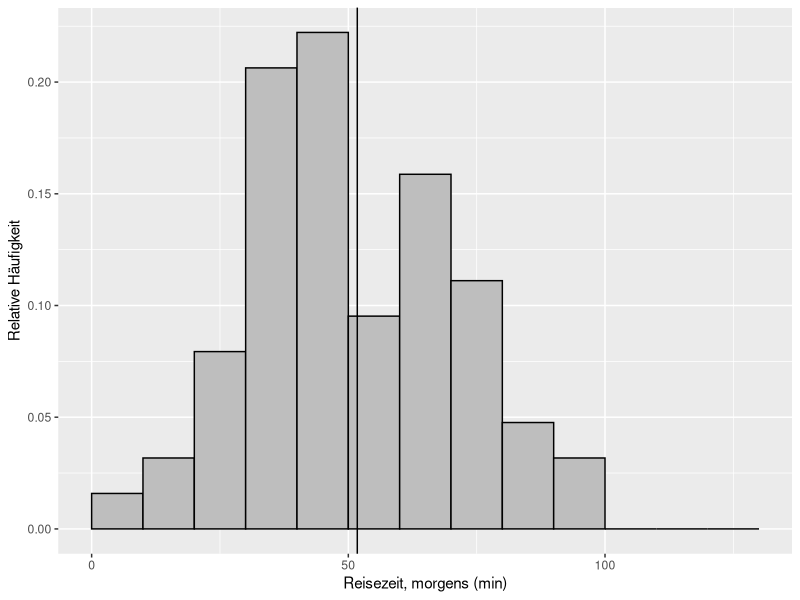
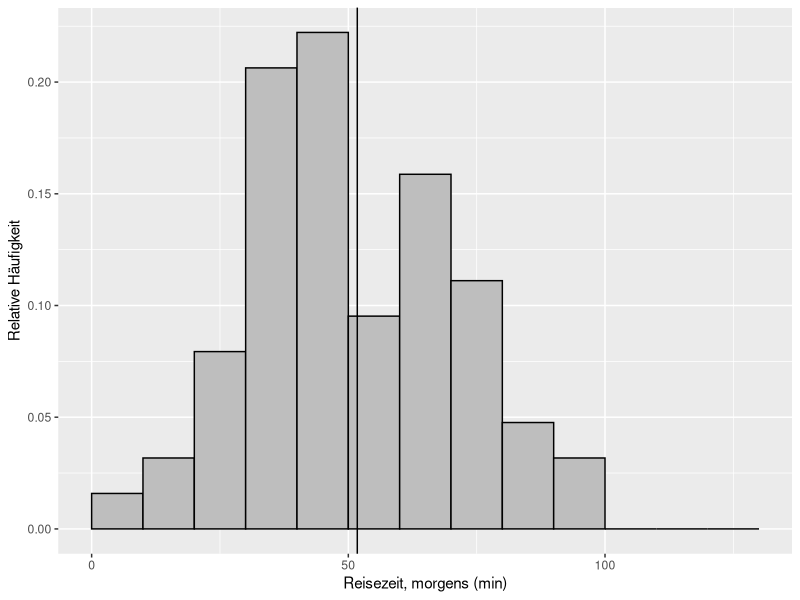
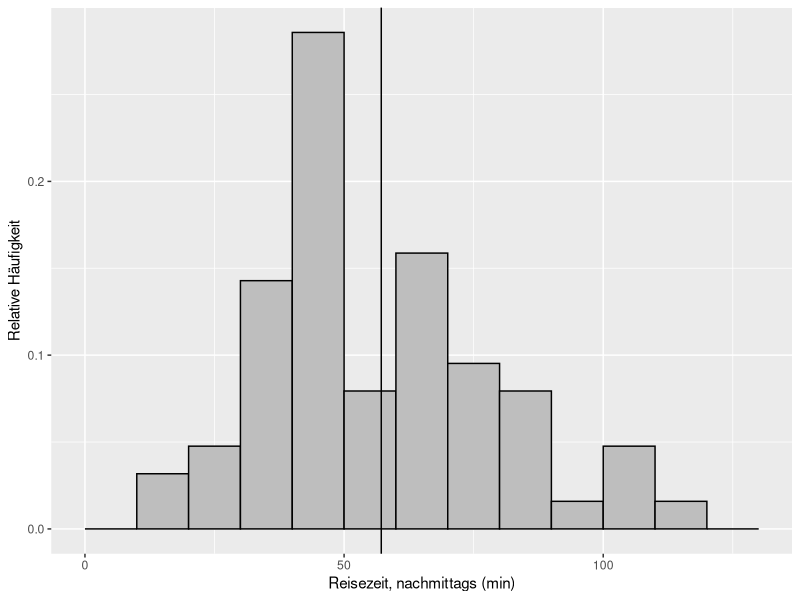
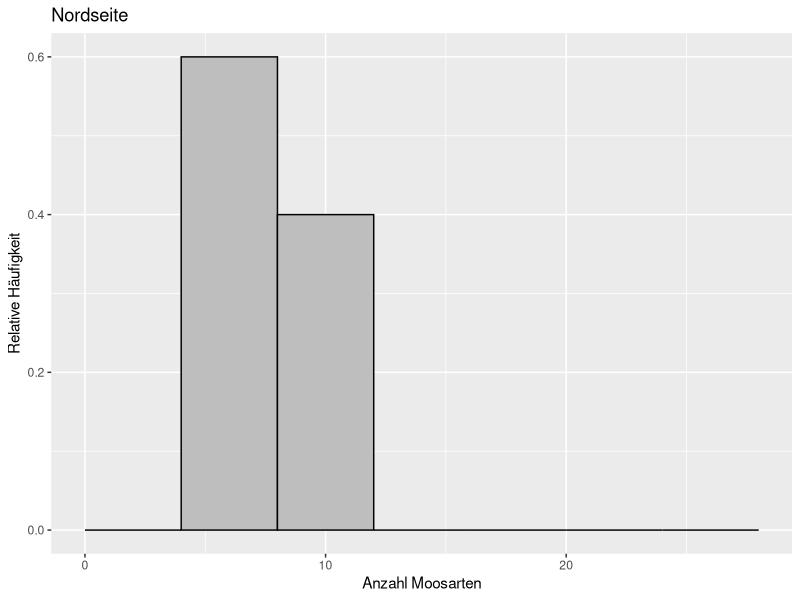
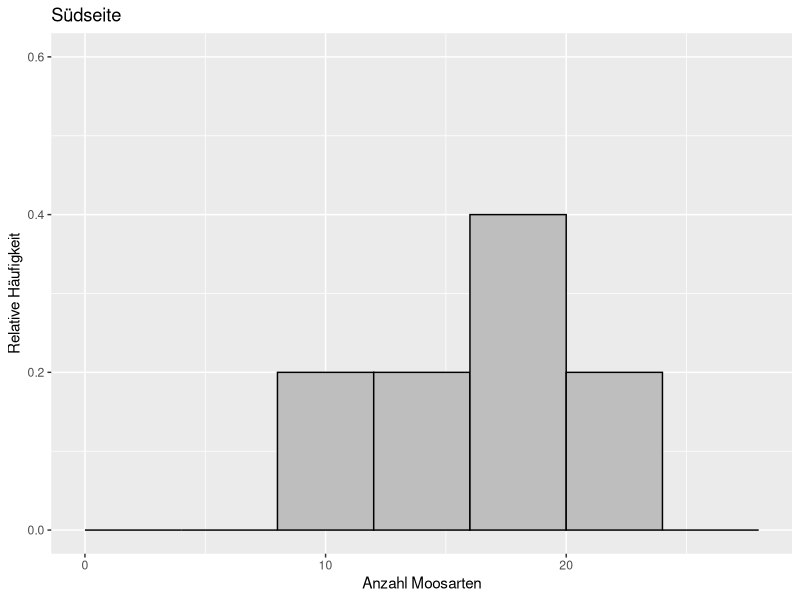
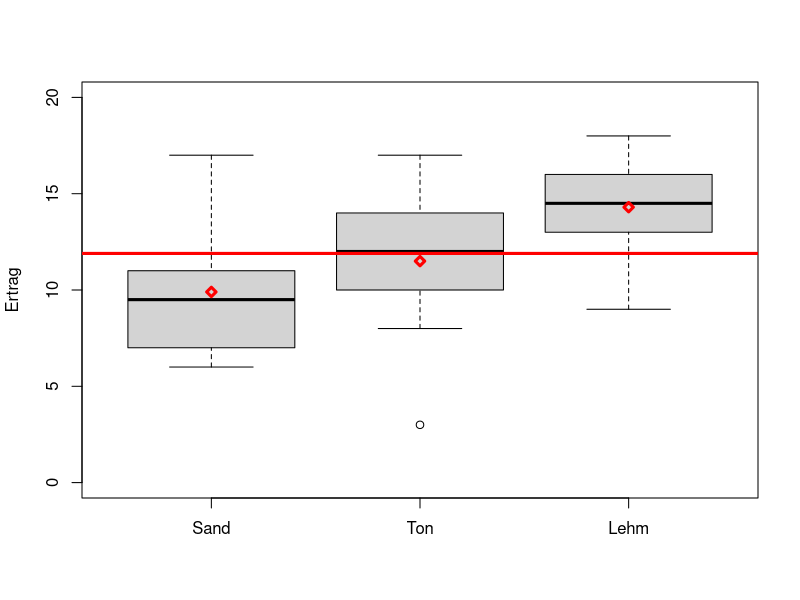
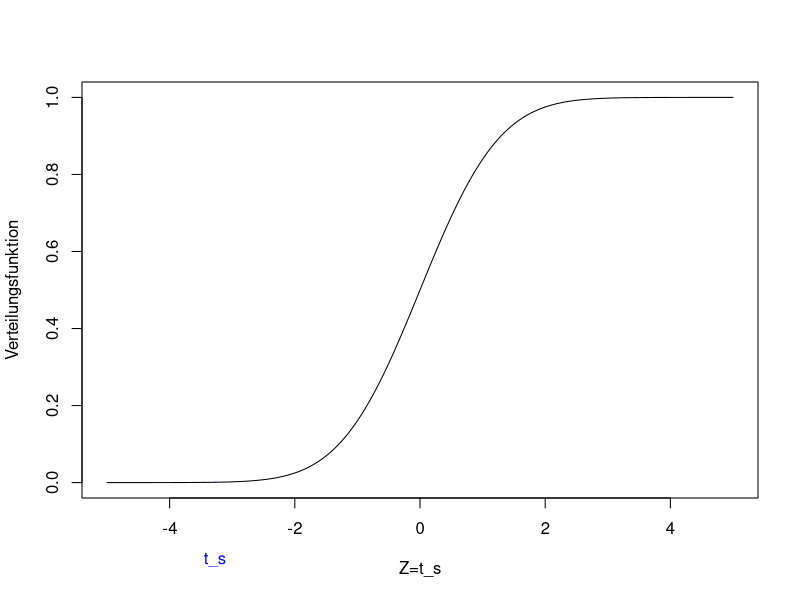
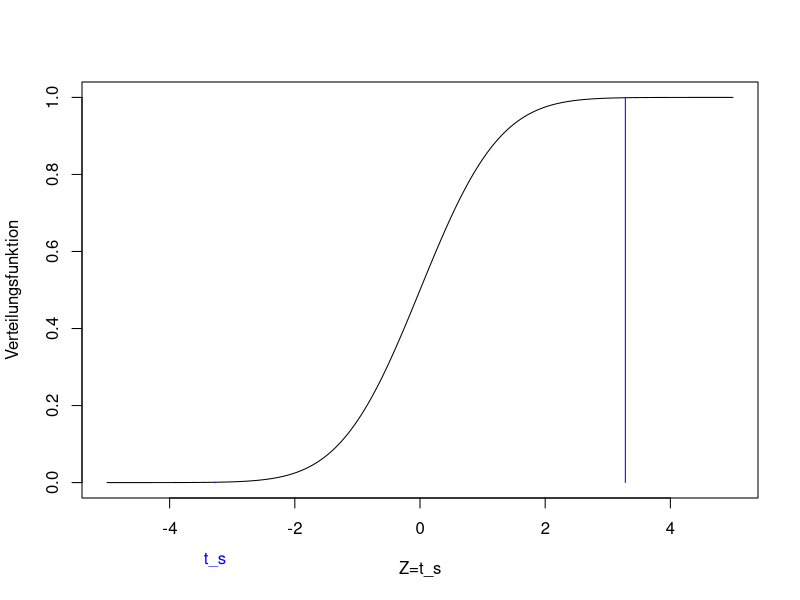

Write the R code that produced these figures, in order. (Note: this script raises an error after producing the figures.)
## ---- chunk 1
# Paket laden, das für das Einlesen von xlsx gebraucht wird
library(readxl)
library(ggplot2)
# Daten einlesen
reisedat <- read_excel("data/Daten_Distanz_Reisezeit_2025.xlsx", na = "-999")
# in data.frame umwandeln
reisedat <- as.data.frame(reisedat)
## ---- chunk 2
# Histogramm
ggplot(reisedat, aes(x=zeit_morgens)) +
  geom_histogram(aes(y=after_stat(count/sum(count))), breaks=seq(0, 130, 10), colour="black", fill="grey") +
  geom_vline(xintercept=mean(reisedat$zeit_morgens, na.rm=TRUE)) +
  xlab("Reisezeit, morgens (min)") +
  ylab("Relative Häufigkeit")
## ---- chunk 3
ggplot(reisedat, aes(x=zeit_morgens)) +
  geom_histogram(aes(y=after_stat(count/sum(count))), breaks=seq(0, 130, 10), colour="black", fill="grey") +
  geom_vline(xintercept=mean(reisedat$zeit_morgens, na.rm=TRUE)) +
  xlab("Reisezeit, morgens (min)") +
  ylab("Relative Häufigkeit")
ggplot(reisedat, aes(x=zeit_nachmittags)) +
  geom_histogram(aes(y=after_stat(count/sum(count))), breaks=seq(0, 130, 10), colour="black", fill="grey") +
  geom_vline(xintercept=mean(reisedat$zeit_nachmittags, na.rm=TRUE)) +
  xlab("Reisezeit, nachmittags (min)") +
  ylab("Relative Häufigkeit")
## ---- chunk 4
# Daten aus Dormannn (2013), S. 190
moosdat = data.frame(s=c(5,8,7,9,9), n=c(12,23,15,18,20))
# Histogramme
ggplot(moosdat, aes(x=s)) +
  geom_histogram(aes(y=after_stat(count/sum(count))), breaks=seq(0, 28, 4), colour="black", fill="grey") +
  ylim(0,0.6) +
  ggtitle("Nordseite") +
  xlab("Anzahl Moosarten") +
  ylab("Relative Häufigkeit")
ggplot(moosdat, aes(x=n)) +
  geom_histogram(aes(y=after_stat(count/sum(count))), breaks=seq(0, 28, 4), colour="black", fill="grey") +
  ylim(0,0.6) +
  ggtitle("Südseite") +
  xlab("Anzahl Moosarten") +
  ylab("Relative Häufigkeit")
## ---- chunk 5
# Daten aus Crawley (2012)
ertrag <- read.table("data/yields.txt",header=T)
names(ertrag) <- c("Sand", "Ton", "Lehm")
# Mittelwerte per Bodenart
mu_j <- sapply(list(ertrag$Sand,ertrag$Ton,ertrag$Lehm),mean)
# Gesamtmittelwert
mu <- mean(mu_j)
# Boxplots der Erträge per Bodenart
boxplot(ertrag, ylim = c(0, 20), ylab = "Ertrag")
abline(h = mu, lwd = 3, col = "red")
points(seq(1,3), mu_j, pch = 23, lwd = 3, col = "red")
## ---- chunk 6
# Mittelwert
# na.rm=TRUE ignoriert NAs
xbar <- mean(reisedat$zeit_morgens, na.rm=TRUE)
xbar
# Vergleichswert
mu0 <- 60
# Standardabweichung
# na.rm=TRUE ignoriert NAs
s <- sd(reisedat$zeit_morgens, na.rm=TRUE)
s
# Stichprobenumfang
# !is.na(reisedat$zeit_morgens) verweist auf die Werte, die nicht NA sind
n <- length(reisedat$zeit_morgens[!is.na(reisedat$zeit_morgens)])
n
# Teststatistik
ts <- (xbar - mu0) / s * sqrt(n)
ts
## ---- chunk 7
plot(seq(-5,5,0.01), pt(seq(-5,5,0.01), n-1), ylim=c(0,1), type='l',
     xlab='Z=t_s', ylab='Verteilungsfunktion')
lines(c(1, 1)*ts, c(0, pt(ts, n-1)), col='blue')
text(ts,-0.2,"t_s", col="blue", xpd=TRUE)
## ---- chunk 8
pt(ts, n-1)
## ---- chunk 9
plot(seq(-5,5,0.01), pt(seq(-5,5,0.01), n-1), ylim=c(0,1), type='l',
     xlab='Z=t_s', ylab='Verteilungsfunktion')
lines(c(1, 1)*ts, c(0, pt(ts, n-1)), col='blue')
lines(c(1, 1)*(-ts), c(0, pt(-ts, n-1)), col='blue')
text(ts,-0.2,"t_s", col="blue", xpd=TRUE)
## ---- chunk 10
2*(1-pt(abs(ts),n-1))
## ---- chunk 11
ts <- (xbar - 45) / s * sqrt(n)
ts
## ---- chunk 12
plot(seq(-5,5,0.01), pt(seq(-5,5,0.01), n-1), ylim=c(0,1), type='l',
     xlab='Z=t_s', ylab='Verteilungsfunktion')
lines(c(1, 1)*ts, c(0, pt(ts, n-1)), col='blue')
text(ts,-0.2,"t_s", col="blue", xpd=TRUE)
## ---- chunk 13
1-pt(ts, n-1)
## ---- chunk 14
# Mittelwerte
# na.rm=TRUE ignoriert NAs
xbar1 <- mean(reisedat$zeit_morgens, na.rm=TRUE)
xbar1
xbar2 <- mean(reisedat$zeit_nachmittags, na.rm=TRUE)
xbar2
# Varianzen
var1 <- var(reisedat$zeit_morgens, na.rm=TRUE)
var1
var2 <- var(reisedat$zeit_nachmittags, na.rm=TRUE)
var2
# Stichprobenumfänge
# !is.na() verweist auf die Werte, die nicht NA sind
n1 <- length(reisedat$zeit_morgens[!is.na(reisedat$zeit_morgens)])
n1
n2 <- length(reisedat$zeit_nachmittags[!is.na(reisedat$zeit_nachmittags)])
n2
# Teststatistik
ts <- (xbar1 - xbar2) / sqrt(var1 / n1 + var2 / n2)
ts
## ---- chunk 15
plot(seq(-5,5,0.01), pt(seq(-5,5,0.01), n1+n2-2), ylim=c(0,1), type='l',
     xlab='Z=t_s', ylab='Verteilungsfunktion')
lines(c(1, 1)*ts, c(0, pt(ts, n1+n2-2)), col='blue')
lines(c(1, 1)*(-ts), c(0, pt(-ts, n1+n2-2)), col='blue')
text(ts,-0.2,"t_s", col="blue", xpd=TRUE)
## ---- chunk 16
2*(1-pt(abs(ts),n1+n2-2))
## ---- chunk 17
pt(ts,n1+n2-2)
## ---- chunk 18
moosdat$d <- moosdat$n - moosdat$s
# Histogramm mit Mittelwert
ggplot(moosdat, aes(x=d)) +
  geom_histogram(aes(y=after_stat(count/sum(count))), breaks=seq(-16, 16, 4), colour="black", fill="grey") +
  geom_vline(xintercept=mean(moosdat$d)) +
  ylim(0,0.6) +
  xlab("Differenz Anzahl Moosarten") +
  ylab("Relative Häufigkeit")
## ---- chunk 19
# Mittelwert
dbar <- mean(moosdat$d)
dbar
# Standardabweichung
s <- sd(moosdat$d)
s
# Stichprobenumfang
n <- length(moosdat$d)
n
# Teststatistik
ts <- (dbar - 0)/s*sqrt(n)
ts
## ---- chunk 20
plot(seq(-10,10,0.01), pt(seq(-10,10,0.01), n-1), ylim=c(0,1), type='l',
     xlab='Z=t_s', ylab='Verteilungsfunktion')
lines(c(1, 1)*ts, c(0, pt(ts, n-1)), col='blue')
lines(c(1, 1)*(-ts), c(0, pt(-ts, n-1)), col='blue')
text(ts,-0.2,"t_s", col="blue", xpd=TRUE)
## ---- chunk 21
2*(1-pt(abs(ts),n-1))
## ---- chunk 22
1-pt(ts,n-1)
## ---- chunk 23
# pdf
plot(seq(0,5,0.01), df(seq(0,5,0.01), 1, 1), ylim=c(0,4), type='l',
     xlab='Z=z', ylab='Dichtefunktion')
lines(seq(0,5,0.01), df(seq(0,5,0.01), 2, 1), col='red')
lines(seq(0,5,0.01), df(seq(0,5,0.01), 5, 2), col='blue')
lines(seq(0,5,0.01), df(seq(0,5,0.01), 10, 1), col='green')
lines(seq(0,5,0.01), df(seq(0,5,0.01), 100, 100), col='purple')
legend('topright', legend=c('F(1,1)', 'F(2,1)', 'F(5,2)', 'F(10,1)', 'F(100,100)'),
       col=c('black', 'red', 'blue', 'green', 'purple'), lty=1)
# cdf
plot(seq(0,5,0.01), pf(seq(0,5,0.01), 1, 1), ylim=c(0,1), type='l',
     xlab='Z=z', ylab='Verteilungsfunktion')
lines(seq(0,5,0.01), pf(seq(0,5,0.01), 2, 1), col='red')
lines(seq(0,5,0.01), pf(seq(0,5,0.01), 5, 2), col='blue')
lines(seq(0,5,0.01), pf(seq(0,5,0.01), 10, 1), col='green')
lines(seq(0,5,0.01), pf(seq(0,5,0.01), 100, 100), col='purple')
legend('bottomright', legend=c('F(1,1)', 'F(2,1)', 'F(5,2)', 'F(10,1)', 'F(100,100)'),
       col=c('black', 'red', 'blue', 'green', 'purple'), lty=1)
## ---- chunk 24
# Varianzen
var1 <- var(reisedat$zeit_morgens, na.rm=TRUE)
var1
var2 <- var(reisedat$zeit_nachmittags, na.rm=TRUE)
var2
# Stichprobenumfänge
n1 <- length(reisedat$zeit_morgens[!is.na(reisedat$zeit_morgens)])
n1
n2 <- length(reisedat$zeit_nachmittags[!is.na(reisedat$zeit_nachmittags)])
n2
# Teststatistik
fs <- var2 / var1
fs
## ---- chunk 25
plot(seq(0,5,0.01), pf(seq(0,5,0.01), n1-1, n2-1), ylim=c(0,1), type='l',
     xlab='Z=F_s', ylab='Verteilungsfunktion')
lines(c(1, 1)*fs, c(0, pf(fs, n1-1, n2-1)), col='blue')
text(fs-0.3,-0.2,"F_s", col="blue", xpd=TRUE)
## ---- chunk 26
1-pf(fs, n2-1, n1-1)
## ---- chunk 27

library(tidyverse)
library(ggplot2)

ertrag %>%
  pivot_longer(everything()) %>%
  mutate(mean = mean(value)) %>% 
  arrange(factor(name, levels = c("Sand", "Ton", "Lehm"))) %>%
  mutate(id = seq(1:30)) %>% 
  ggplot(aes(x = id, color = name)) +
  theme_classic() +
  geom_point(aes(y = value)) +
  geom_line(aes(y = mean), color = "black") +
  geom_linerange(aes(ymax = value, ymin = mean)) +
  ggtitle("SSY") +
  theme(plot.title = element_text(hjust = 0.5, size = 24),
        axis.text=element_text(size=14),
        axis.title=element_text(size=14)) +
  ylab("Ertrag") +
  xlab("Datenpunkt") +
  guides(color=FALSE) + 
  scale_color_manual(breaks = c("Sand", "Ton", "Lehm"),
                        values=c("green", "red", "blue")) +
  annotate('text', 31, 11.5, label="bar(y)", parse=TRUE, size=7) 

ertrag %>%
  pivot_longer(everything()) %>%
  group_by(name) %>%
  mutate(mean = mean(value)) %>% 
  arrange(factor(name, levels = c("Sand", "Ton", "Lehm"))) %>%
  ungroup() %>% 
  mutate(id = seq(1:30)) %>% 
  ggplot(aes(x = id, color = name)) +
  theme_classic() +
  geom_point(aes(y = value)) +
  geom_line(aes(y = mean)) +
  geom_linerange(aes(ymax = value, ymin = mean)) +
  ggtitle("SSE") +
  theme(plot.title = element_text(hjust = 0.5, size = 24),
        axis.text=element_text(size=14),
        axis.title=element_text(size=14)) +
  ylab("Ertrag") +
  xlab("Datenpunkt") +
  guides(color=FALSE) + 
  scale_color_manual(breaks = c("Sand", "Ton", "Lehm"),
                        values=c("green", "red", "blue")) +
  annotate('text', 11, 9.5, label="bar(y)[1]", parse=TRUE, size=7) +
  annotate('text', 21, 11, label="bar(y)[2]", parse=TRUE, size=7) +
  annotate('text', 31, 13.5, label="bar(y)[3]", parse=TRUE, size=7)
## ---- chunk 28
knitr::include_graphics(c('figs/perfect_ssy.jpg','figs/perfect_sse.jpg'))
## ---- chunk 29
ertrag_long <- ertrag %>%
  pivot_longer(everything()) %>%
  mutate(name = factor(name))
# ANOVA
summary(aov(ertrag_long$value~ertrag_long$name))
## ---- chunk 30
# Mittelwertschätzer
xbar <- mean(reisedat$zeit_morgens, na.rm=TRUE)
# Schätzer der Standardabweichung
s <- sd(reisedat$zeit_morgens, na.rm=TRUE)
# Werte der empirischen und geschätzten theoretischen Verteilungsfunktionen
#  für jeden Merkmalswert der Stichprobe
#  Merkmalswerte sortieren
t_sort <- sort(reisedat$zeit_morgens)
#  empirische Verteilungsfunktion
cdf_e <- seq(0+1/length(t_sort), 1, 1/length(t_sort))
#  theoretische Verteilungsfunktion
cdf_t <- pnorm(t_sort, mean=xbar, sd=s)
# absolute Differenzen
diff <- abs(cdf_e-cdf_t)
# maximale Differenz = Teststatistik dn
dn <- max(diff)
dn
# KS-Test
ks.test(reisedat$zeit_morgens, "pnorm", xbar, s)
## ---- chunk 31
# Werte der empirischen Verteilungsfunktionen für jeden Merkmalswert der beiden Stichproben
# Merkmalswerte sortieren
t1_sort <- sort(reisedat$zeit_morgens)
t2_sort <- sort(reisedat$zeit_nachmittags)
# empirische Verteilungsfunktion
cdf_e1 <- seq(0, 1-1/length(t1_sort), 1/length(t1_sort))
cdf_e2 <- seq(0, 1-1/length(t2_sort), 1/length(t2_sort))
# plotte empirische Verteilungsfunktionen
plot(t1_sort, cdf_e1, type='l', xlab='Reisezeit (min)', ylab='Verteilungsfunktion')
lines(t2_sort, cdf_e2, ylim=c(0,1), col='red')
## ---- chunk 32
# KS-Test
ks.test(reisedat$zeit_morgens, reisedat$zeit_nachmittags)
## ---- chunk 33
knitr::include_graphics('figs/ct_legende.png')
## ---- chunk 34
plot(seq(0,100,1), pchisq(seq(0,100,1), (12-1)*(2-1)), ylim=c(0,1), type='l',
     xlab='Z=Chi2', ylab='Verteilungsfunktion')
## ---- chunk 35
1-pchisq(49895.1, (12-1)*(2-1))
